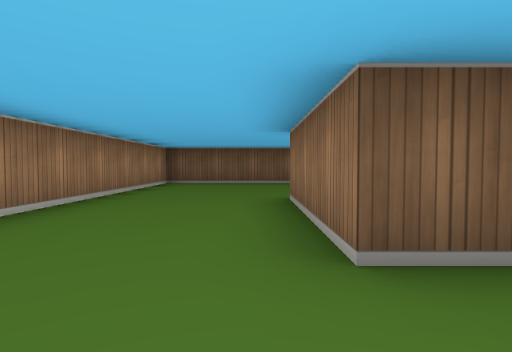
[1] (above)

19 first-person views from a walk through a cub3D ray-caster map. The camera is about half as high as the walls, tilts 2° down and sees 80° across. The floor is counted in squares. Each view is taken from the middle of a square. On the plan, view 1 faces up. The plan holds only what a view shows up to about 9 squares ahead; the rest is blank.

[2]
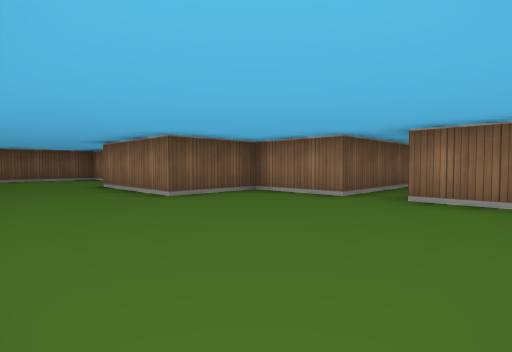

[3]
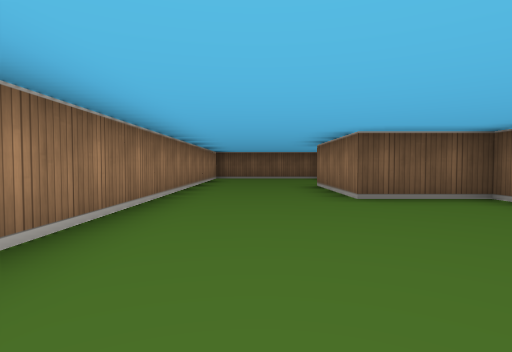

[4]
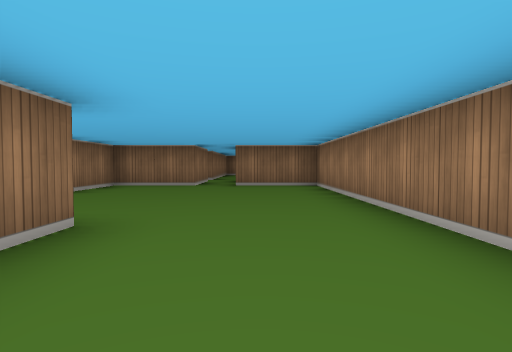

[5]
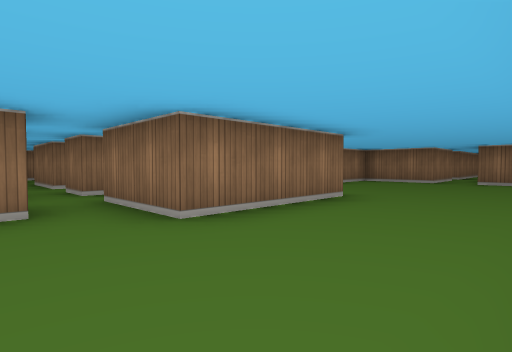

[6]
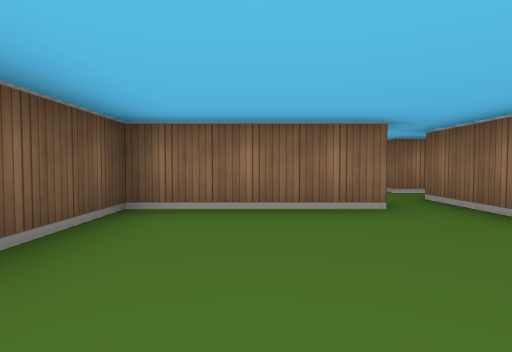

[7]
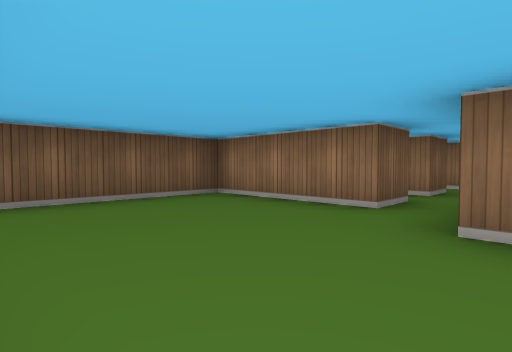

[8]
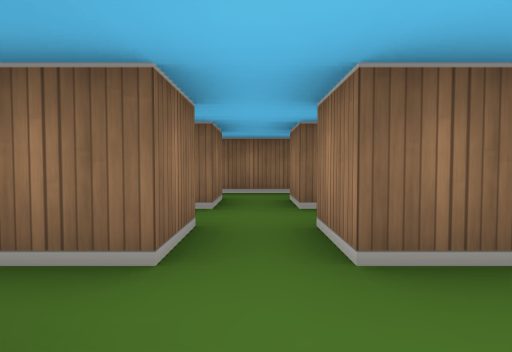

[9]
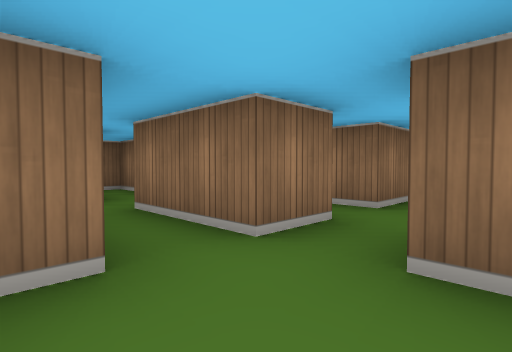

[10]
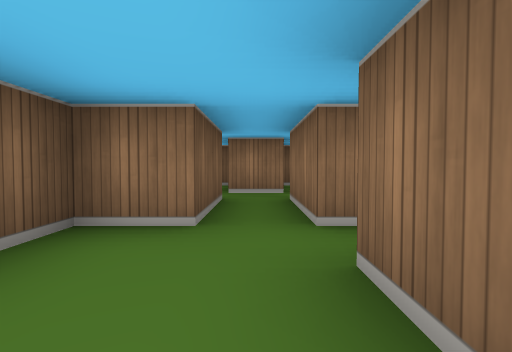

[11]
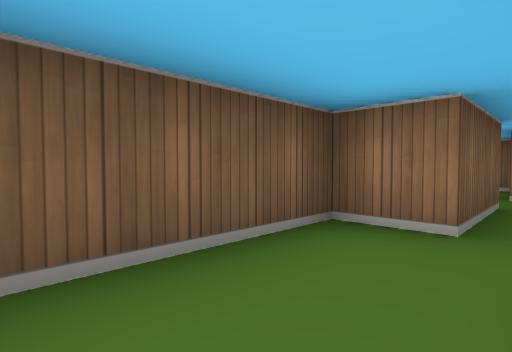

[12]
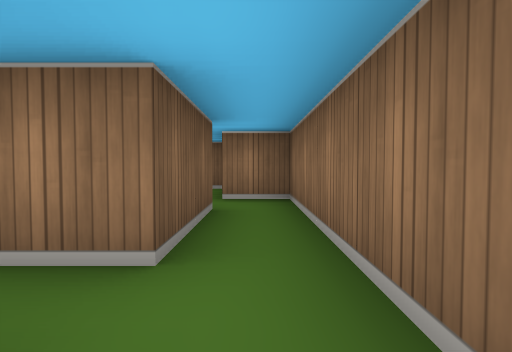

[13]
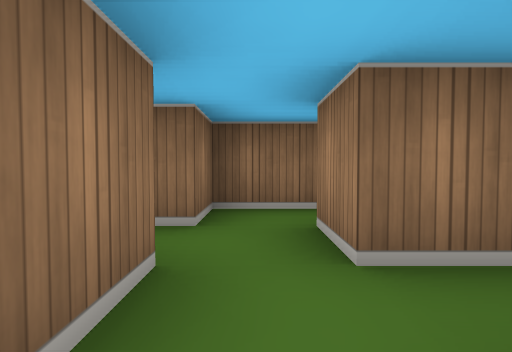

[14]
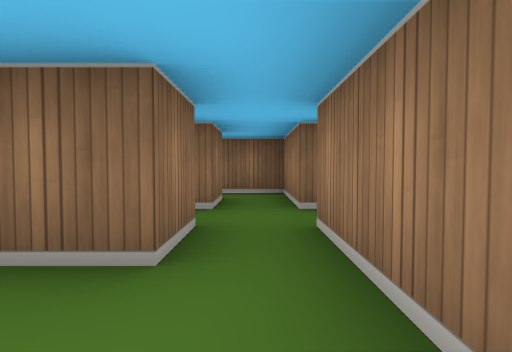

[15]
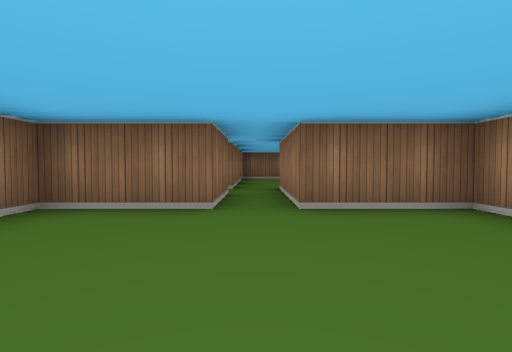

[16]
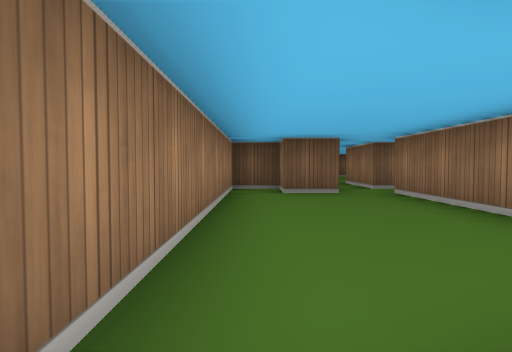

[17]
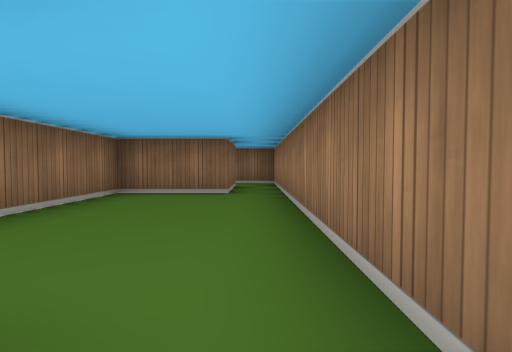

[18]
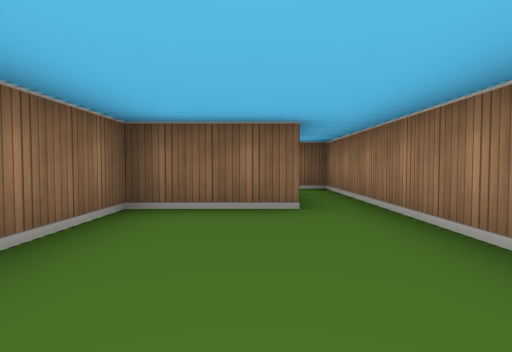

[19]
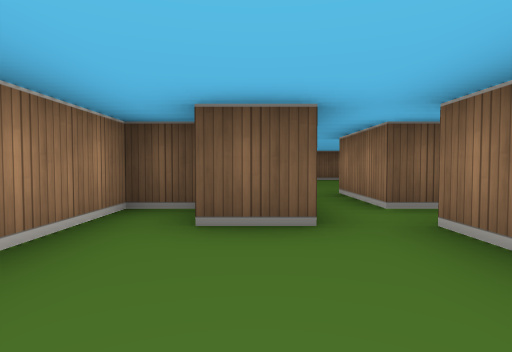

### Floor plan
Ten units are one square. View 1 is at (0, 0); x grows to the right and y downward. Boxes are objects, and circles mark ways between rooms. Rooms are numbered by the first view taken in them; rooms with no view inside come last. Other rooms are left out.
<svg viewBox="-30 -90 140 230">
<path fill="none" stroke="#000" d="M25 -55 15 -55 15 -85 -25 -85 -25 35 -5 35M5 35 25 35 25 15M55 5 25 5 25 -15 5 -15 5 -45 25 -45M55 -54 55 -65 75 -65M45 -55 35 -55 35 -65 45 -65 45 -55M35 -35 35 -45 45 -45 45 -35M25 -45 25 -25 75 -25M75 -35 55 -35 55 -45 75 -45M25 -75 25 -55M75 -75 55 -75 55 -85 30 -85M85 -65 85 -75M98 -55 105 -55 105 -64M11 55 5 55 5 35M-5 35 -5 65 -15 65 -15 55 -25 55 -25 135M-15 134 -15 115 5 115 5 65M85 -45 85 -55M75 -45 75 -35M75 -25 85 -25 85 -35 89 -35"/>
<circle cx="20" cy="-50" r="3" fill="#2a7"/>
<circle cx="0" cy="45" r="3" fill="#2a7"/>
<circle cx="65" cy="-70" r="3" fill="#2a7"/>
<circle cx="65" cy="-30" r="3" fill="#2a7"/>
<circle cx="65" cy="-50" r="3" fill="#2a7"/>
<circle cx="80" cy="-50" r="3" fill="#2a7"/>
<text x="0" y="-20">1</text>
<text x="50" y="-50">2</text>
<text x="90" y="-60">3</text>
<text x="-10" y="80">4</text>
<text x="90" y="-40">5</text>
</svg>
Room 1 opens to room 2. Room 1 opens to room 4. Room 2 opens to room 3. Room 2 opens to room 5. Room 3 opens to room 5.

Where each view was taken, in squares from view 1:
view 1: 0 up, 0 right, facing up
view 2: 3 down, 2 left, facing up-right
view 3: 3 down, 1 left, facing up
view 4: 4 up, 1 left, facing down
view 5: 6 up, 2 left, facing down-right
view 6: 7 up, 2 left, facing right
view 7: 4 up, 2 left, facing up-right
view 8: 8 up, 5 right, facing down
view 9: 8 up, 4 right, facing down-right
view 10: 7 up, 3 right, facing right
view 11: 7 up, 3 right, facing up-right
view 12: 3 up, 4 right, facing right
view 13: 6 up, 8 right, facing down
view 14: 8 up, 3 right, facing down
view 15: 0 up, 0 right, facing down
view 16: 12 down, 2 left, facing up
view 17: 6 down, 2 left, facing down
view 18: 8 down, 1 left, facing down
view 19: 9 down, 1 left, facing up
